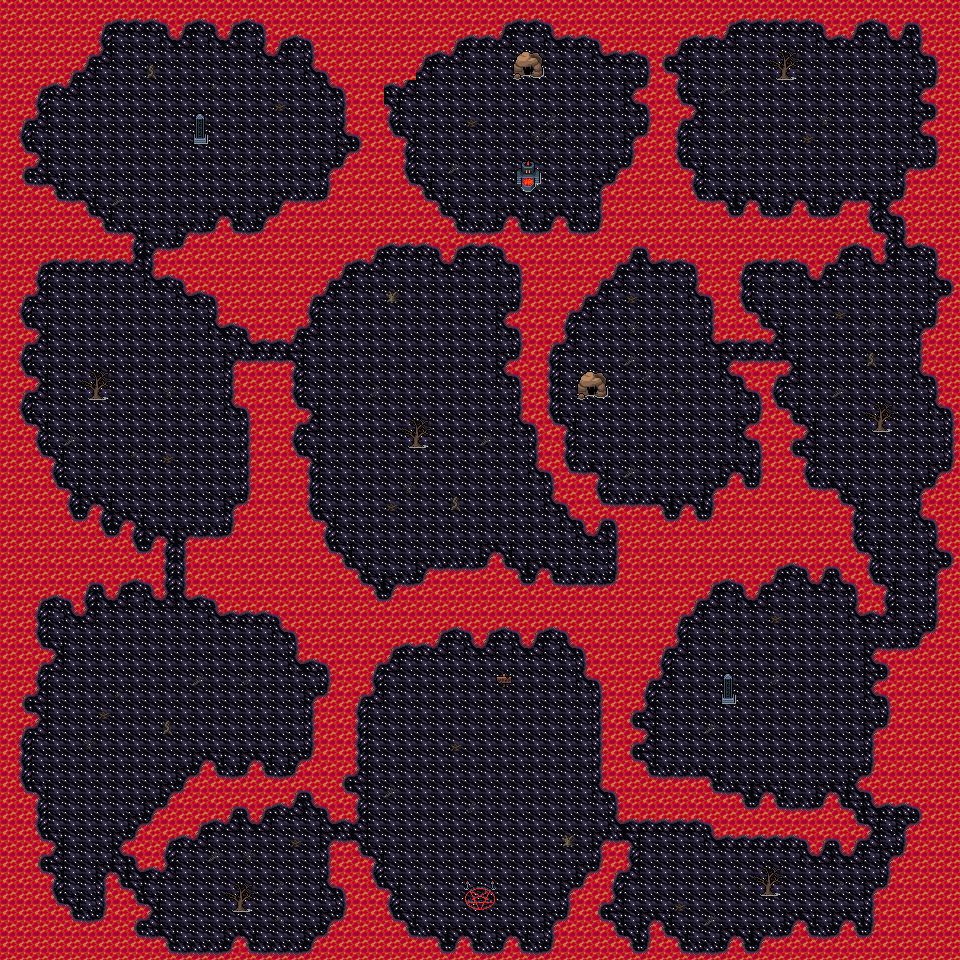

Rendered tile map (Tiled .tmx) drawn with the repository's tilesets; below, a short description and the map source with its tile grids summarised:
An orthogonal 60x60 tile map with 16x16 px tiles, 4 tile layers (Collision, Lava, Islands, Clutter), 3 tilesets and 43 objects.

<map version="1.10" tiledversion="1.10.1" orientation="orthogonal" renderorder="right-down" width="60" height="60" tilewidth="16" tileheight="16" infinite="0" nextlayerid="8" nextobjectid="158">
 <editorsettings>
  <export target="wastetown..tmx" format="tmx" />
 </editorsettings>
 <tileset firstgid="1" source="../../tileset/main.tsx" />
 <tileset firstgid="10113" source="../../tileset/buildings.tsx" />
 <tileset firstgid="11905" source="../../tileset/buildings-nocollide.tsx" />
 <layer id="6" name="Collision" width="60" height="60">
  <data>[3600 cells, 1146 non-empty, 2 distinct tile ids]</data>
 </layer>
 <layer id="1" name="Lava" width="60" height="60" opacity="0.81" tintcolor="#ff5500">
  <data>[3600 cells, 3600 non-empty, 1 distinct tile ids]</data>
 </layer>
 <layer id="2" name="Islands" width="60" height="60" tintcolor="#a15055">
  <data>[3600 cells, 2713 non-empty, 17 distinct tile ids]</data>
 </layer>
 <layer id="3" name="Clutter" width="60" height="60">
  <properties>
   <property name="spriteLayer" type="bool" value="true" />
  </properties>
  <data>[3600 cells, 106 non-empty, 26 distinct tile ids]</data>
 </layer>
 <objectgroup id="7" name="Objectlaag 1">
  <object id="115" template="../../obj/door_right.tx" x="573.296" y="403.82" width="38.5996" height="33.7569">
   <properties>
    <property name="teleport" value="../common/maps/map/demontower/portal_2C.tmx" />
    <property name="teleportObjectId" value="76" />
   </properties>
  </object>
  <object id="116" template="../../obj/door_up.tx" x="473.07" y="907.38">
   <properties>
    <property name="teleport" value="../common/maps/map/demontower/portal_2.tmx" />
    <property name="teleportObjectId" value="78" />
   </properties>
  </object>
  <object id="117" template="../../obj/door_up.tx" x="513.946" y="83.1696" width="34.564" height="30.5283">
   <properties>
    <property name="direction" value="down" />
    <property name="teleport" value="../common/maps/map/demontower/portal_2C2.tmx" />
    <property name="teleportObjectId" value="70" />
   </properties>
  </object>
  <object id="118" template="../../obj/door_down.tx" x="516.367" y="191.942" width="24.8784" height="25.6856">
   <properties>
    <property name="teleport" value="../common/maps/map/demontower/portal_2D.tmx" />
    <property name="teleportObjectId" value="56" />
   </properties>
  </object>
  <object id="119" template="../../obj/enemy.tx" x="230.859" y="872.781">
   <properties>
    <property name="enemy" value="Harpy" />
    <property name="threatRange" type="int" value="50" />
   </properties>
  </object>
  <object id="120" template="../../obj/enemy.tx" x="781.711" y="662.873">
   <properties>
    <property name="enemy" value="Magma Fire Elemental" />
    <property name="threatRange" type="int" value="20" />
    <property name="waypoints" value="143,156,157" />
   </properties>
  </object>
  <object id="121" template="../../obj/enemy.tx" x="795.283" y="136.842">
   <properties>
    <property name="enemy" value="Immersturm Demon" />
    <property name="speedModifier" type="float" value="10" />
    <property name="threatRange" type="int" value="50" />
   </properties>
  </object>
  <object id="122" template="../../obj/enemy.tx" x="121.544" y="697.337">
   <properties>
    <property name="enemy" value="Hellhound" />
    <property name="waypoints" value="141,150,149" />
   </properties>
  </object>
  <object id="123" template="../../obj/enemy.tx" x="135.265" y="388.207">
   <properties>
    <property name="enemy" value="Harpy 2" />
    <property name="speedModifier" type="float" value="0" />
    <property name="threatRange" type="int" value="50" />
    <property name="waypoints" value="148,147,139" />
   </properties>
  </object>
  <object id="124" template="../../obj/manashards.tx" x="426.639" y="292.965" />
  <object id="125" template="../../obj/manashards.tx" x="446.01" y="294.579" />
  <object id="126" template="../../obj/manashards.tx" x="450.046" y="82.304" />
  <object id="127" template="../../obj/manashards.tx" x="279.741" y="83.9182" />
  <object id="128" template="../../obj/manashards.tx" x="50.5167" y="433.406" />
  <object id="129" template="../../obj/manashards.tx" x="264.406" y="652.945" />
  <object id="130" template="../../obj/manashards.tx" x="770.476" y="740.115" />
  <object id="131" template="../../obj/manashards.tx" x="661.513" y="317.179" />
  <object id="132" template="../../obj/manashards.tx" x="751.105" y="105.711" />
  <object id="133" template="../../obj/treasure.tx" x="441.167" y="320.408" />
  <object id="134" template="../../obj/treasure.tx" x="122.351" y="46.7903" />
  <object id="135" template="../../obj/booster.tx" x="805.99" y="72.6184">
   <properties>
    <property name="reward">[
  {
    "editions": [ "A25" ],
    "type": "card",
    "count": 10,
    "colors": [ "green" ],
    "rarity": [ "Common" ]
  },
  {
    "editions": [ "A25" ],
    "type": "card",
    "count": 3,
    "colors": [ "green" ],
    "rarity": [ "Uncommon" ]
  },
  {
    "editions": [ "A25" ],
    "type": "card",
    "count": 1,
    "colors": [ "green" ],
    "rarity": [ "Rare", "Mythic Rare" ]
  }
]
</property>
   </properties>
  </object>
  <object id="136" template="../../obj/waypoint.tx" x="420.182" y="358.343" />
  <object id="137" template="../../obj/waypoint.tx" x="748.683" y="471.341" />
  <object id="138" template="../../obj/waypoint.tx" x="828.589" y="108.133" />
  <object id="139" template="../../obj/waypoint.tx" x="57.7809" y="308.301" />
  <object id="140" template="../../obj/waypoint.tx" x="143.336" y="110.554" />
  <object id="141" template="../../obj/waypoint.tx" x="225.663" y="698.951" />
  <object id="142" template="../../obj/waypoint.tx" x="474.259" y="745.765" />
  <object id="143" template="../../obj/waypoint.tx" x="806.797" y="728.008" />
  <object id="144" template="../../obj/waypoint.tx" x="918.181" y="464.077" />
  <object id="145" template="../../obj/waypoint.tx" x="862.489" y="313.951" />
  <object id="146" template="../../obj/enemy.tx" x="145.758" y="146.875">
   <properties>
    <property name="enemy" value="Immersturm Demon" />
    <property name="speedModifier" type="float" value="10" />
    <property name="threatRange" type="int" value="50" />
   </properties>
  </object>
  <object id="147" template="../../obj/waypoint.tx" x="94.9089" y="468.919" />
  <object id="148" template="../../obj/waypoint.tx" x="190.15" y="381.749" width="16" height="36.3208" />
  <object id="149" template="../../obj/waypoint.tx" x="62.6237" y="813.564" />
  <object id="150" template="../../obj/waypoint.tx" x="162.707" y="633.574" />
  <object id="151" template="../../obj/enemy.tx" x="441.974" y="348.657">
   <properties>
    <property name="enemy" value="Immersturm Demon" />
    <property name="speedModifier" type="float" value="10" />
    <property name="threatRange" type="int" value="50" />
   </properties>
  </object>
  <object id="152" template="../../obj/enemy.tx" x="719.626" y="870.87">
   <properties>
    <property name="enemy" value="Magma Elemental" />
   </properties>
  </object>
  <object id="153" template="../../obj/enemy.tx" x="889.124" y="365.607">
   <properties>
    <property name="enemy" value="Volcano Elemental" />
    <property name="threatRange" type="int" value="20" />
    <property name="waypoints" value="144,154,155,145" />
   </properties>
  </object>
  <object id="154" template="../../obj/waypoint.tx" x="850.382" y="490.712" />
  <object id="155" template="../../obj/waypoint.tx" x="794.69" y="329.286" />
  <object id="156" template="../../obj/waypoint.tx" x="798.726" y="618.238" />
  <object id="157" template="../../obj/waypoint.tx" x="697.834" y="656.174" />
 </objectgroup>
</map>
